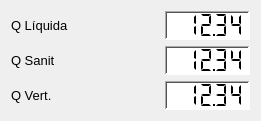
  <widget class="QWidget" name="layoutWidget">
   <property name="geometry">
    <rect>
     <x>710</x>
     <y>89</y>
     <width>261</width>
     <height>103</height>
    </rect>
   </property>
   <property name="font">
    <font>
     <weight>50</weight>
     <bold>false</bold>
    </font>
   </property>
   <property name="autoFillBackground">
    <bool>false</bool>
   </property>
   <layout class="QGridLayout" name="gridLayout_q">
    <item row="1" column="1">
     <widget class="QLCDNumber" name="lcdNumber_q_sanitaria">
      <property name="sizePolicy">
       <sizepolicy hsizetype="Fixed" vsizetype="Fixed">
        <horstretch>55</horstretch>
        <verstretch>29</verstretch>
       </sizepolicy>
      </property>
      <property name="minimumSize">
       <size>
        <width>85</width>
        <height>29</height>
       </size>
      </property>
      <property name="font">
       <font>
        <weight>50</weight>
        <bold>false</bold>
       </font>
      </property>
      <property name="autoFillBackground">
       <bool>false</bool>
      </property>
      <property name="styleSheet">
       <string notr="true">background-color: rgb(255, 255, 255);</string>
      </property>
      <property name="frameShape">
       <enum>QFrame::WinPanel</enum>
      </property>
      <property name="frameShadow">
       <enum>QFrame::Sunken</enum>
      </property>
      <property name="smallDecimalPoint">
       <bool>true</bool>
      </property>
      <property name="digitCount">
       <number>5</number>
      </property>
      <property name="segmentStyle">
       <enum>QLCDNumber::Flat</enum>
      </property>
      <property name="value" stdset="0">
       <double>12.340000000000000</double>
      </property>
     </widget>
    </item>
    <item row="0" column="1">
     <widget class="QLCDNumber" name="lcdNumber_q_liquida">
      <property name="sizePolicy">
       <sizepolicy hsizetype="Fixed" vsizetype="Fixed">
        <horstretch>55</horstretch>
        <verstretch>29</verstretch>
       </sizepolicy>
      </property>
      <property name="minimumSize">
       <size>
        <width>85</width>
        <height>29</height>
       </size>
      </property>
      <property name="font">
       <font>
        <weight>50</weight>
        <bold>false</bold>
       </font>
      </property>
      <property name="autoFillBackground">
       <bool>false</bool>
      </property>
      <property name="styleSheet">
       <string notr="true">background-color: rgb(255, 255, 255);</string>
      </property>
      <property name="frameShape">
       <enum>QFrame::WinPanel</enum>
      </property>
      <property name="frameShadow">
       <enum>QFrame::Sunken</enum>
      </property>
      <property name="smallDecimalPoint">
       <bool>true</bool>
      </property>
      <property name="digitCount">
       <number>5</number>
      </property>
      <property name="segmentStyle">
       <enum>QLCDNumber::Flat</enum>
      </property>
      <property name="value" stdset="0">
       <double>12.340000000000000</double>
      </property>
     </widget>
    </item>
    <item row="2" column="1">
     <widget class="QLCDNumber" name="lcdNumber_q_vertimento">
      <property name="sizePolicy">
       <sizepolicy hsizetype="Fixed" vsizetype="Fixed">
        <horstretch>55</horstretch>
        <verstretch>29</verstretch>
       </sizepolicy>
      </property>
      <property name="minimumSize">
       <size>
        <width>85</width>
        <height>29</height>
       </size>
      </property>
      <property name="font">
       <font>
        <weight>50</weight>
        <bold>false</bold>
       </font>
      </property>
      <property name="autoFillBackground">
       <bool>false</bool>
      </property>
      <property name="styleSheet">
       <string notr="true">background-color: rgb(255, 255, 255);</string>
      </property>
      <property name="frameShape">
       <enum>QFrame::WinPanel</enum>
      </property>
      <property name="frameShadow">
       <enum>QFrame::Sunken</enum>
      </property>
      <property name="smallDecimalPoint">
       <bool>true</bool>
      </property>
      <property name="digitCount">
       <number>5</number>
      </property>
      <property name="segmentStyle">
       <enum>QLCDNumber::Flat</enum>
      </property>
      <property name="value" stdset="0">
       <double>12.340000000000000</double>
      </property>
     </widget>
    </item>
    <item row="2" column="0">
     <widget class="QLabel" name="label_q_vertimento">
      <property name="font">
       <font>
        <pointsize>10</pointsize>
        <weight>50</weight>
        <bold>false</bold>
       </font>
      </property>
      <property name="autoFillBackground">
       <bool>false</bool>
      </property>
      <property name="text">
       <string>Q Vert.</string>
      </property>
      <property name="alignment">
       <set>Qt::AlignLeading|Qt::AlignLeft|Qt::AlignVCenter</set>
      </property>
     </widget>
    </item>
    <item row="1" column="0">
     <widget class="QLabel" name="label_q_sanitaria">
      <property name="font">
       <font>
        <pointsize>10</pointsize>
        <weight>50</weight>
        <bold>false</bold>
       </font>
      </property>
      <property name="autoFillBackground">
       <bool>false</bool>
      </property>
      <property name="text">
       <string>Q Sanit</string>
      </property>
      <property name="alignment">
       <set>Qt::AlignLeading|Qt::AlignLeft|Qt::AlignVCenter</set>
      </property>
     </widget>
    </item>
    <item row="0" column="0">
     <widget class="QLabel" name="label_q_liquida">
      <property name="font">
       <font>
        <pointsize>10</pointsize>
        <weight>50</weight>
        <bold>false</bold>
       </font>
      </property>
      <property name="autoFillBackground">
       <bool>false</bool>
      </property>
      <property name="text">
       <string>Q Líquida</string>
      </property>
      <property name="alignment">
       <set>Qt::AlignLeading|Qt::AlignLeft|Qt::AlignVCenter</set>
      </property>
     </widget>
    </item>
   </layout>
   <zorder>label_q_sanitaria</zorder>
   <zorder>label_q_vertimento</zorder>
   <zorder>label_q_liquida</zorder>
   <zorder>lcdNumber_q_liquida</zorder>
   <zorder>lcdNumber_q_sanitaria</zorder>
   <zorder>lcdNumber_q_vertimento</zorder>
  </widget>
